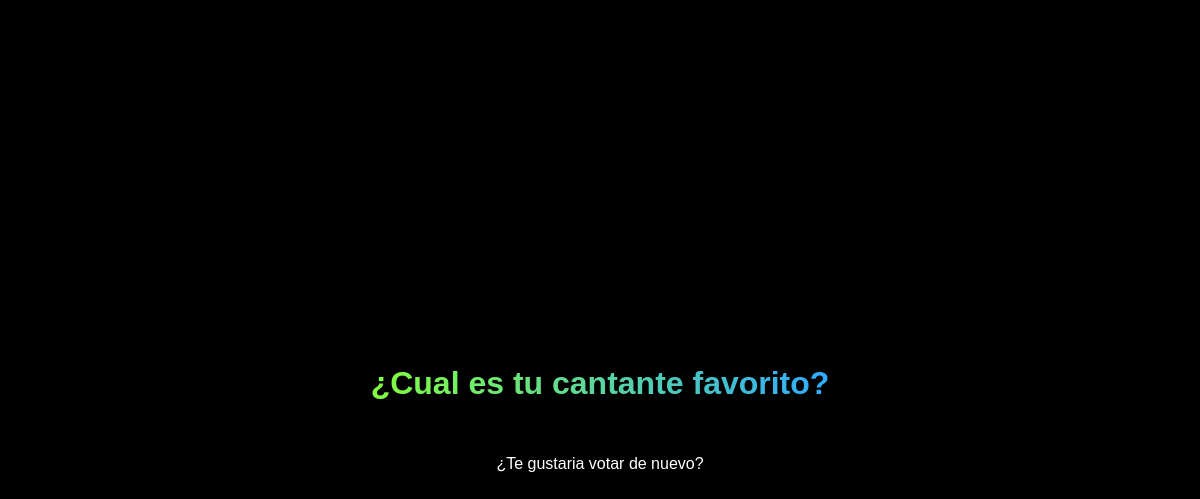
The app's page /polls/3/results/, older data.
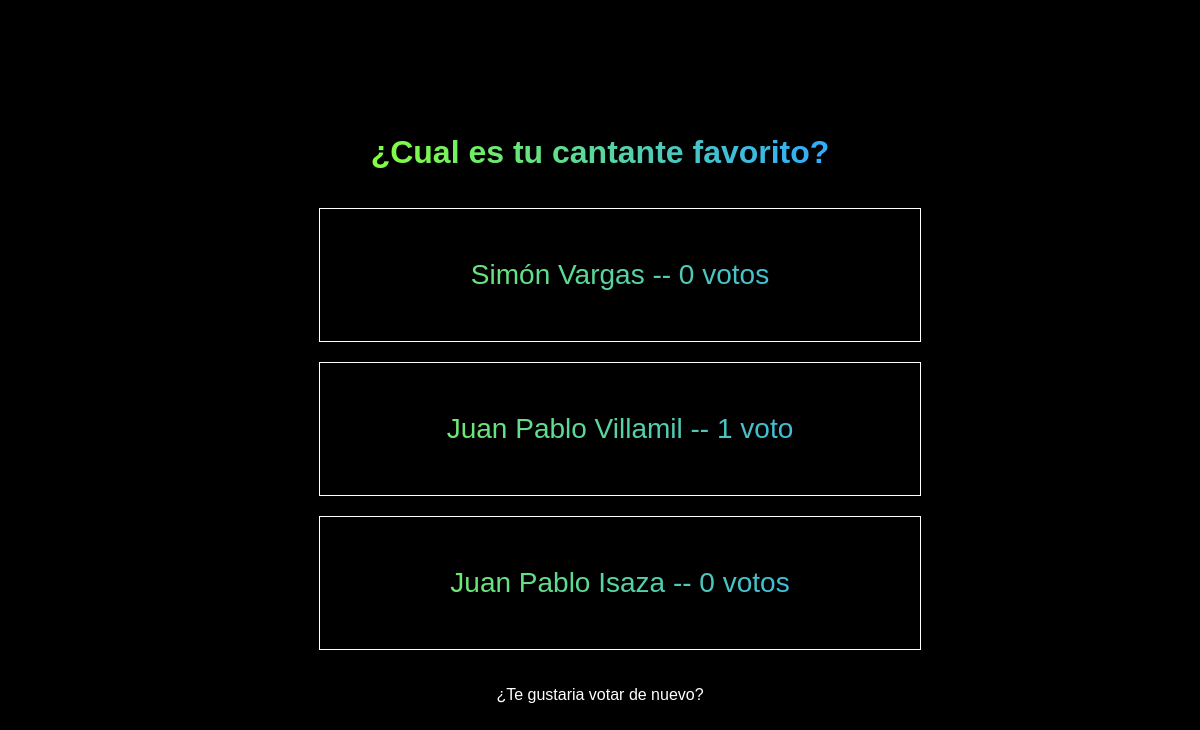
The same page, newer data.
### polls/models.py (models this page shows, shortened)
class Question(models.Model):
    question_text = models.CharField(max_length=200)
    pub_date = models.DateTimeField('date published')

class Choice(models.Model):
    question = models.ForeignKey(Question, on_delete=models.CASCADE)
    choice_text = models.CharField(max_length=200)
    votes = models.IntegerField(default=0)

### polls/views.py (the view)
# urls.py: path('<int:pk>/results/', views.ResultsView.as_view(), name='results'),
class ResultsView(generic.DetailView):
    model = Question
    template_name = "polls/results.html"

### polls/templates/polls/results.html (shortened to what this page needs)
{% load static %}
<!DOCTYPE html>
<html lang="en">
<head>
    <link rel="stylesheet" href="{% static 'polls/estilo.css' %}">
    <link rel="stylesheet" href="{% static 'polls/results.css' %}">
</head>
<body>
    <h1>{{ question.question_text }}</h1>
<ul>
{% for choice in question.choice_set.all %}
    <li>{{ choice.choice_text }} -- {{ choice.votes }} voto{{ choice.votes|pluralize }}</li>
{% endfor %}
</ul>
<a href="{% url 'polls:detail' question.id %}">¿Te gustaria votar de nuevo?</a>
</body>
</html>

### polls/static/polls/estilo.css (style rules this page uses)
body { display: flex; align-items: center; justify-content: center; flex-direction: column; height: 100vh; background: black; font-family: Arial, Helvetica, sans-serif; }
ul { display: flex; align-items: center; justify-content: center; flex-direction: column; }
header, ul { background: linear-gradient( to right, hsl(98 100% 62%), hsl(204 100% 59%) ); -webkit-background-clip: text; -webkit-text-fill-color: transparent; text-align: center; }
li { display: flex; align-items: center; justify-content: center; width: 500px; border: 1px solid white; padding: 50px; margin-bottom: 20px; font-size: 28px; }
a { color: white; text-decoration: none; }

### polls/static/polls/results.css (style rules this page uses)
h1 { background: linear-gradient( to right, hsl(98 100% 62%), hsl(204 100% 59%) ); -webkit-background-clip: text; -webkit-text-fill-color: transparent; text-align: center; }

Row changes from the older to the newer data that the page shows:
added Choice: choice_text "Simón Vargas", votes "0"
added Choice: choice_text "Juan Pablo Villamil", votes "1"
added Choice: choice_text "Juan Pablo Isaza", votes "0"
